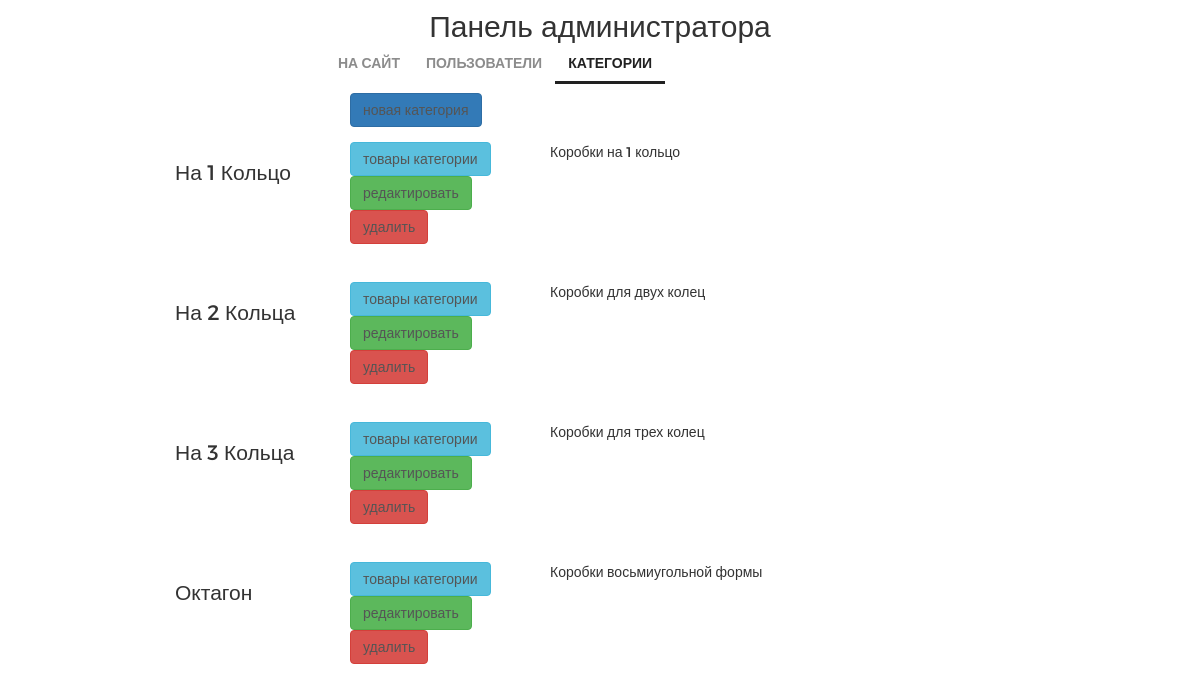
The page /myadmin/productcategory/list/ (signed in) on the database its author committed.
### mainapp/models.py (models this page shows, shortened)
class ProductCategory(models.Model):
    name = models.CharField(verbose_name='имя', max_length=64, unique=True)
    description = models.TextField(verbose_name='описание', blank=True)
    is_active = models.BooleanField(verbose_name='активность', default=True)

### adminapp/views.py (the view)
@user_passes_test (lambda x: x.is_superuser)
def productcategory_list (request):
    object_list = ProductCategory.objects.all()
    context = {
        'title': 'администрирование/категории',
        'object_list': object_list,
    }
    return render(request, 'adminapp/productcategory_list.html', context)

### mainapp/context_processors.py (called while the page is built)
def basket(request):
    print('context processor basket works')
    basket = []
    if request.user.is_authenticated:
        basket = request.user.basket.select_related()
    return {
        'basket': basket,
    }

### adminapp/templates/adminapp/productcategory_list.html
{% extends 'adminapp/base.html' %}
{% load static %}
{% block container %}
    <div class="categories_list">
        <a href="{% url 'myadmin:productcategory_create' %}"
           class="btn btn-primary new_category">
            новая категория
        </a>
        {% for object in object_list %}
            <div class="category_record {% if not object.is_active %}not_active{% endif %}">
                <div class="category_name">
                    {{ object.name|title }}
                </div>
                <div class="category_actions">
                    <a href="{% url 'myadmin:productcategory_products' object.pk %}"
                       class="btn btn-info">
                        товары категории
                    </a>
                    <a href="{% url 'myadmin:productcategory_update' object.pk %}"
                       class="btn btn-success">
                        редактировать
                    </a>
                    <a href="{% url 'myadmin:productcategory_delete' object.pk %}"
                       class="btn btn-danger">
                        удалить
                    </a>
                </div>
                <div class="category_desc">
                    {{ object.description }}
                </div>
            </div>
        {% endfor %}
    </div>
{% endblock %}

### static/css/style_admin.css (style rules this page uses)
* { margin: 0; padding: 0; }
body { font-family: 'Montserrat', sans-serif; }
html, body { height: 100%; }
.categories_list { margin-left: 150px; }
.categories_list .new_category { margin-left: 200px; }
.categories_list a { color: #555; text-decoration: none; }
.category_record { height: 125px; margin: 15px auto; position: relative; }
.categories_list .category_name { display: block; float: left; margin-top: 15px; margin-left: 25px; width: 150px; font-size: 150%; }
.category_record .category_actions { display: block; float: left; margin-top: 0px; margin-left: 25px; width: 175px; }
.category_record .category_desc { display: block; float: left; margin-top: 0px; margin-left: 25px; width: 300px; }

### rows shown on the page
ProductCategory: name "На 1 Кольцо", description "Коробки на 1 кольцо"
ProductCategory: name "На 2 Кольца", description "Коробки для двух колец"
ProductCategory: name "На 3 Кольца", description "Коробки для трех колец"
ProductCategory: name "Октагон", description "Коробки восьмиугольной формы"
